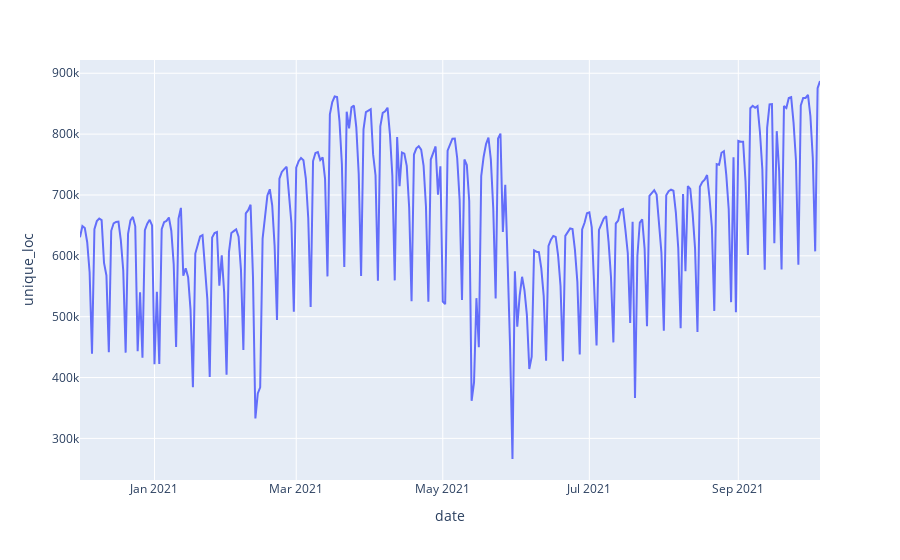

Notebook cell for this chart:
### Code cell
info_by_date(checkin_malaysia, 'unique_loc') # unique checkin locations

### Figure 1 — Plotly figure (JSON) as saved in the notebook; plotly's stock layout.template omitted (floating-point values rounded to 4 significant figures; data arrays with more than 128 entries replaced by an {"elided": "..."} marker saying what was removed)
{"data": [{"hovertemplate": "date=%{x}<br>unique_loc=%{y}<extra></extra>", "legendgroup": "", "line": {"color": "#636efa", "dash": "solid"}, "marker": {"symbol": "circle"}, "mode": "lines", "name": "", "orientation": "v", "showlegend": false, "type": "scatter", "x": {"elided": "309 str values"}, "xaxis": "x", "y": {"elided": "309 int values"}, "yaxis": "y"}], "layout": {"legend": {"tracegroupgap": 0}, "margin": {"t": 60}, "xaxis": {"anchor": "y", "domain": [0, 1], "title": {"text": "date"}}, "yaxis": {"anchor": "x", "domain": [0, 1], "title": {"text": "unique_loc"}}}}
